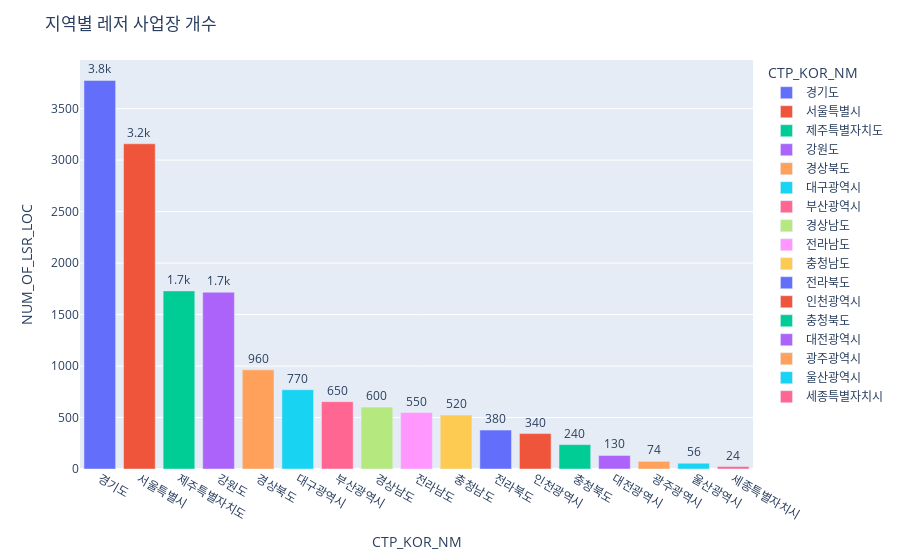

Here is the notebook cell this chart was saved with:
### Markdown cell above
레저 사업장의 위치 분포

### Code cell
fig = px.bar(df_loc_1.sort_values(by="NUM_OF_LSR_LOC", ascending=False), x="CTP_KOR_NM", y="NUM_OF_LSR_LOC", color="CTP_KOR_NM", text='NUM_OF_LSR_LOC')
fig.update_layout(title = "지역별 레저 사업장 개수")
fig.update_traces(texttemplate='%{text:.2s}', textposition='outside')
fig.show()

### Figure 1 — Plotly figure (JSON) as saved in the notebook; plotly's stock layout.template omitted (floating-point values rounded to 4 significant figures)
{"data": [{"alignmentgroup": "True", "hovertemplate": "CTP_KOR_NM=%{x}<br>NUM_OF_LSR_LOC=%{text}<extra></extra>", "legendgroup": "경기도", "marker": {"color": "#636efa", "pattern": {"shape": ""}}, "name": "경기도", "offsetgroup": "경기도", "orientation": "v", "showlegend": true, "text": [3774], "textposition": "outside", "texttemplate": "%{text:.2s}", "type": "bar", "x": ["경기도"], "xaxis": "x", "y": [3774], "yaxis": "y"}, {"alignmentgroup": "True", "hovertemplate": "CTP_KOR_NM=%{x}<br>NUM_OF_LSR_LOC=%{text}<extra></extra>", "legendgroup": "서울특별시", "marker": {"color": "#EF553B", "pattern": {"shape": ""}}, "name": "서울특별시", "offsetgroup": "서울특별시", "orientation": "v", "showlegend": true, "text": [3159], "textposition": "outside", "texttemplate": "%{text:.2s}", "type": "bar", "x": ["서울특별시"], "xaxis": "x", "y": [3159], "yaxis": "y"}, {"alignmentgroup": "True", "hovertemplate": "CTP_KOR_NM=%{x}<br>NUM_OF_LSR_LOC=%{text}<extra></extra>", "legendgroup": "제주특별자치도", "marker": {"color": "#00cc96", "pattern": {"shape": ""}}, "name": "제주특별자치도", "offsetgroup": "제주특별자치도", "orientation": "v", "showlegend": true, "text": [1730], "textposition": "outside", "texttemplate": "%{text:.2s}", "type": "bar", "x": ["제주특별자치도"], "xaxis": "x", "y": [1730], "yaxis": "y"}, {"alignmentgroup": "True", "hovertemplate": "CTP_KOR_NM=%{x}<br>NUM_OF_LSR_LOC=%{text}<extra></extra>", "legendgroup": "강원도", "marker": {"color": "#ab63fa", "pattern": {"shape": ""}}, "name": "강원도", "offsetgroup": "강원도", "orientation": "v", "showlegend": true, "text": [1717], "textposition": "outside", "texttemplate": "%{text:.2s}", "type": "bar", "x": ["강원도"], "xaxis": "x", "y": [1717], "yaxis": "y"}, {"alignmentgroup": "True", "hovertemplate": "CTP_KOR_NM=%{x}<br>NUM_OF_LSR_LOC=%{text}<extra></extra>", "legendgroup": "경상북도", "marker": {"color": "#FFA15A", "pattern": {"shape": ""}}, "name": "경상북도", "offsetgroup": "경상북도", "orientation": "v", "showlegend": true, "text": [963], "textposition": "outside", "texttemplate": "%{text:.2s}", "type": "bar", "x": ["경상북도"], "xaxis": "x", "y": [963], "yaxis": "y"}, {"alignmentgroup": "True", "hovertemplate": "CTP_KOR_NM=%{x}<br>NUM_OF_LSR_LOC=%{text}<extra></extra>", "legendgroup": "대구광역시", "marker": {"color": "#19d3f3", "pattern": {"shape": ""}}, "name": "대구광역시", "offsetgroup": "대구광역시", "orientation": "v", "showlegend": true, "text": [770], "textposition": "outside", "texttemplate": "%{text:.2s}", "type": "bar", "x": ["대구광역시"], "xaxis": "x", "y": [770], "yaxis": "y"}, {"alignmentgroup": "True", "hovertemplate": "CTP_KOR_NM=%{x}<br>NUM_OF_LSR_LOC=%{text}<extra></extra>", "legendgroup": "부산광역시", "marker": {"color": "#FF6692", "pattern": {"shape": ""}}, "name": "부산광역시", "offsetgroup": "부산광역시", "orientation": "v", "showlegend": true, "text": [654], "textposition": "outside", "texttemplate": "%{text:.2s}", "type": "bar", "x": ["부산광역시"], "xaxis": "x", "y": [654], "yaxis": "y"}, {"alignmentgroup": "True", "hovertemplate": "CTP_KOR_NM=%{x}<br>NUM_OF_LSR_LOC=%{text}<extra></extra>", "legendgroup": "경상남도", "marker": {"color": "#B6E880", "pattern": {"shape": ""}}, "name": "경상남도", "offsetgroup": "경상남도", "orientation": "v", "showlegend": true, "text": [601], "textposition": "outside", "texttemplate": "%{text:.2s}", "type": "bar", "x": ["경상남도"], "xaxis": "x", "y": [601], "yaxis": "y"}, {"alignmentgroup": "True", "hovertemplate": "CTP_KOR_NM=%{x}<br>NUM_OF_LSR_LOC=%{text}<extra></extra>", "legendgroup": "전라남도", "marker": {"color": "#FF97FF", "pattern": {"shape": ""}}, "name": "전라남도", "offsetgroup": "전라남도", "orientation": "v", "showlegend": true, "text": [548], "textposition": "outside", "texttemplate": "%{text:.2s}", "type": "bar", "x": ["전라남도"], "xaxis": "x", "y": [548], "yaxis": "y"}, {"alignmentgroup": "True", "hovertemplate": "CTP_KOR_NM=%{x}<br>NUM_OF_LSR_LOC=%{text}<extra></extra>", "legendgroup": "충청남도", "marker": {"color": "#FECB52", "pattern": {"shape": ""}}, "name": "충청남도", "offsetgroup": "충청남도", "orientation": "v", "showlegend": true, "text": [524], "textposition": "outside", "texttemplate": "%{text:.2s}", "type": "bar", "x": ["충청남도"], "xaxis": "x", "y": [524], "yaxis": "y"}, {"alignmentgroup": "True", "hovertemplate": "CTP_KOR_NM=%{x}<br>NUM_OF_LSR_LOC=%{text}<extra></extra>", "legendgroup": "전라북도", "marker": {"color": "#636efa", "pattern": {"shape": ""}}, "name": "전라북도", "offsetgroup": "전라북도", "orientation": "v", "showlegend": true, "text": [378], "textposition": "outside", "texttemplate": "%{text:.2s}", "type": "bar", "x": ["전라북도"], "xaxis": "x", "y": [378], "yaxis": "y"}, {"alignmentgroup": "True", "hovertemplate": "CTP_KOR_NM=%{x}<br>NUM_OF_LSR_LOC=%{text}<extra></extra>", "legendgroup": "인천광역시", "marker": {"color": "#EF553B", "pattern": {"shape": ""}}, "name": "인천광역시", "offsetgroup": "인천광역시", "orientation": "v", "showlegend": true, "text": [344], "textposition": "outside", "texttemplate": "%{text:.2s}", "type": "bar", "x": ["인천광역시"], "xaxis": "x", "y": [344], "yaxis": "y"}, {"alignmentgroup": "True", "hovertemplate": "CTP_KOR_NM=%{x}<br>NUM_OF_LSR_LOC=%{text}<extra></extra>", "legendgroup": "충청북도", "marker": {"color": "#00cc96", "pattern": {"shape": ""}}, "name": "충청북도", "offsetgroup": "충청북도", "orientation": "v", "showlegend": true, "text": [237], "textposition": "outside", "texttemplate": "%{text:.2s}", "type": "bar", "x": ["충청북도"], "xaxis": "x", "y": [237], "yaxis": "y"}, {"alignmentgroup": "True", "hovertemplate": "CTP_KOR_NM=%{x}<br>NUM_OF_LSR_LOC=%{text}<extra></extra>", "legendgroup": "대전광역시", "marker": {"color": "#ab63fa", "pattern": {"shape": ""}}, "name": "대전광역시", "offsetgroup": "대전광역시", "orientation": "v", "showlegend": true, "text": [132], "textposition": "outside", "texttemplate": "%{text:.2s}", "type": "bar", "x": ["대전광역시"], "xaxis": "x", "y": [132], "yaxis": "y"}, {"alignmentgroup": "True", "hovertemplate": "CTP_KOR_NM=%{x}<br>NUM_OF_LSR_LOC=%{text}<extra></extra>", "legendgroup": "광주광역시", "marker": {"color": "#FFA15A", "pattern": {"shape": ""}}, "name": "광주광역시", "offsetgroup": "광주광역시", "orientation": "v", "showlegend": true, "text": [74], "textposition": "outside", "texttemplate": "%{text:.2s}", "type": "bar", "x": ["광주광역시"], "xaxis": "x", "y": [74], "yaxis": "y"}, {"alignmentgroup": "True", "hovertemplate": "CTP_KOR_NM=%{x}<br>NUM_OF_LSR_LOC=%{text}<extra></extra>", "legendgroup": "울산광역시", "marker": {"color": "#19d3f3", "pattern": {"shape": ""}}, "name": "울산광역시", "offsetgroup": "울산광역시", "orientation": "v", "showlegend": true, "text": [56], "textposition": "outside", "texttemplate": "%{text:.2s}", "type": "bar", "x": ["울산광역시"], "xaxis": "x", "y": [56], "yaxis": "y"}, {"alignmentgroup": "True", "hovertemplate": "CTP_KOR_NM=%{x}<br>NUM_OF_LSR_LOC=%{text}<extra></extra>", "legendgroup": "세종특별자치시", "marker": {"color": "#FF6692", "pattern": {"shape": ""}}, "name": "세종특별자치시", "offsetgroup": "세종특별자치시", "orientation": "v", "showlegend": true, "text": [24], "textposition": "outside", "texttemplate": "%{text:.2s}", "type": "bar", "x": ["세종특별자치시"], "xaxis": "x", "y": [24], "yaxis": "y"}], "layout": {"barmode": "relative", "legend": {"title": {"text": "CTP_KOR_NM"}, "tracegroupgap": 0}, "margin": {"t": 60}, "title": {"text": "지역별 레저 사업장 개수"}, "xaxis": {"anchor": "y", "categoryarray": ["경기도", "서울특별시", "제주특별자치도", "강원도", "경상북도", "대구광역시", "부산광역시", "경상남도", "전라남도", "충청남도", "전라북도", "인천광역시", "충청북도", "대전광역시", "광주광역시", "울산광역시", "세종특별자치시"], "categoryorder": "array", "domain": [0, 1], "title": {"text": "CTP_KOR_NM"}}, "yaxis": {"anchor": "x", "domain": [0, 1], "title": {"text": "NUM_OF_LSR_LOC"}}}}
